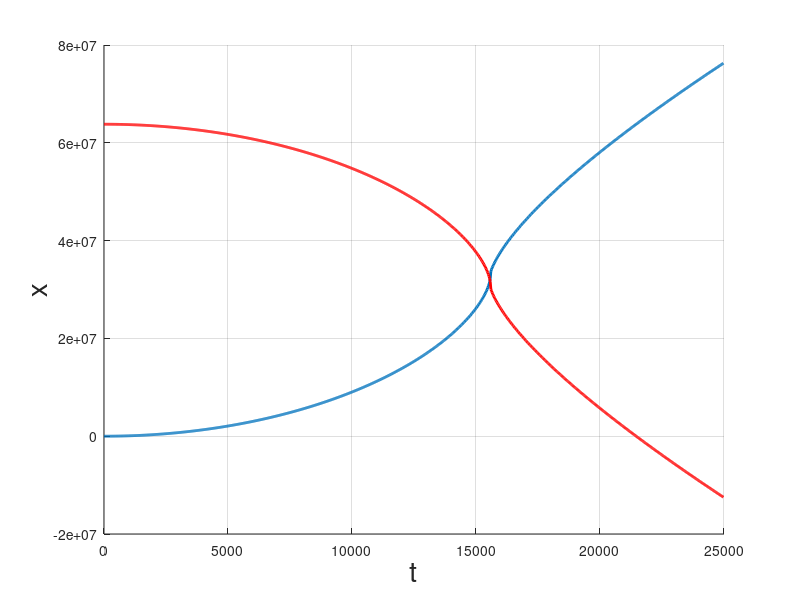

Here is the MATLAB script that generated this plot:
%% Final Project Warmup
% Have two objects accelerate toward eachother and collide
clear all;
%% Configuration
%Constants
G = 6.67 * (10 ^ -11);
% arrays
N_steps = 1000;
t = zeros(1,N_steps);
t(1) = 0; 
dt = 25; %0.01;

%% Properties

% Planet  1
m1 = 10e24;   % kg
x01 = 0;
vx01 = 0;

% Mass 2
m2 = 10e24 ; 
x02 = 10 * 6.38e6; 
vx02 = 0;  


%% Planet 1 Arrays

x1 = zeros(1,N_steps);


vx1 = zeros(1,N_steps);


ax1 = zeros(1,N_steps); 

x1(1) = x01;

vx1(1) = vx01;

ax1(1) = ((x02 - x01)/ abs(x02-x01)) * (G * m2 / (x02 - x01) ^ 2);



%% Planet 2 Arrays

x2 = zeros(1,N_steps);

vx2 = zeros(1,N_steps);

ax2 = zeros(1,N_steps);

x2(1) = x02;

vx2(1) = vx02;

ax2(1) = ((x01 - x02)/ abs(x01-x02)) * (G * m1 / (x01 - x02) ^ 2);

%% Evolve the system
for I = 2:N_steps;
    
    % update time array
    t(I) = t(I-1) + dt;
   
    % update velocity arrays
    vx1(I) = vx1(I-1) + ax1(I-1)*dt;
    vx2(I) = vx2(I-1) + ax2(I-1)*dt;
    
    % update position arrays
    x1(I) = x1(I-1) + vx1(I-1)*dt;
    x2(I) = x2(I-1) + vx2(I-1)*dt;
    
    % finally, update acceleration using the current t, velocities, 
    % and positions.
    ax1(I) = ((x2(I) - x1(I))/ abs(x1(I)-x2(I))) * (G * m2 / (x2(I) - x1(I)) ^ 2);
    ax2(I) =  ((x1(I) - x2(I))/ abs(x1(I)-x2(I))) * (G * m1 / (x1(I) - x2(I)) ^ 2);
    
    
end

% visualize
figure(1)
clf
hold on;
plot(t, x1, 'linewidth',2);
plot(t, x2, 'r', 'linewidth', 2);
grid on;
xlabel('t','fontsize',20);
ylabel('x', 'fontsize',20);
hold off;